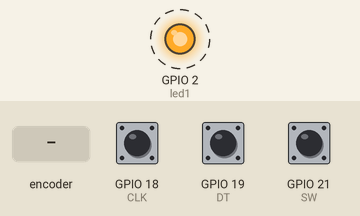
The sketch below on a simulated ESP32. Parts: output pins drawn as LEDs (lit = HIGH). Dashed ring = blinking. Inputs (shaded band) come from the test bench; at power-on: GPIO 21 (SW) HIGH, GPIO 18 (CLK) HIGH, GPIO 19 (DT) HIGH. What the sketch prints to the serial monitor is not drawn.

Above: at 2.2 s.
2.3 s: rotary encoder on GPIO 18 (CLK) / GPIO 19 (DT) turned 1 step (first pin leading)
5.3 s: GPIO 21 (SW) pulled LOW for 0.15 s
8.3 s: rotary encoder on GPIO 18 (CLK) / GPIO 19 (DT) turned 2 steps (second pin leading)
Timing chart, 0 to 17.3 s (numbered marks = the images above; inputs shaded):
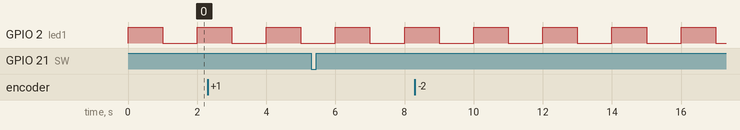

Measured:
- by itself, GPIO 2 (led1): alternates HIGH for 1.0 s and LOW for 1.0 s

The sketch:

dual_core.ino
```cpp
TaskHandle_t Task1;
TaskHandle_t Task2;

// LED pins
const int led1 = 2;

#define CLK 18  // Use GPIO 18 for CLK
#define DT 19   // Use GPIO 19 for DT
#define SW 21   // Use GPIO 21 for SW

int counter = 0;
int currentStateCLK;
int lastStateCLK;
String currentDir = "";
unsigned long lastButtonPress = 0;

void setup() {
  Serial.begin(115200);
  pinMode(led1, OUTPUT);
  pinMode(CLK, INPUT);
  pinMode(DT, INPUT);
  pinMode(SW, INPUT_PULLUP);
  lastStateCLK = digitalRead(CLK);
  pinMode(CLK, INPUT);
  pinMode(DT, INPUT);
  pinMode(SW, INPUT_PULLUP);


  //create a task that will be executed in the Task1code() function, with priority 1 and executed on core 0
  xTaskCreatePinnedToCore(
                    Task1code,   /* Task function. */
                    "Task1",     /* name of task. */
                    10000,       /* Stack size of task */
                    NULL,        /* parameter of the task */
                    1,           /* priority of the task */
                    &Task1,      /* Task handle to keep track of created task */
                    0);          /* pin task to core 0 */
  delay(500);

  //create a task that will be executed in the Task2code() function, with priority 1 and executed on core 1
  xTaskCreatePinnedToCore(
                    Task2code,   /* Task function. */
                    "Task2",     /* name of task. */
                    10000,       /* Stack size of task */
                    NULL,        /* parameter of the task */
                    1,           /* priority of the task */
                    &Task2,      /* Task handle to keep track of created task */
                    1);          /* pin task to core 1 */
    delay(500);
}

//Task1code: blinks an LED every 1000 ms
void Task1code( void * pvParameters ){
  Serial.print("Task1 running on core ");
  Serial.println(xPortGetCoreID());

  for(;;){
    digitalWrite(led1, HIGH);
    delay(1000);
    digitalWrite(led1, LOW);
    delay(1000);
  }
}

//Task2code: blinks an LED every 700 ms
void Task2code( void * pvParameters ){
  Serial.print("Task2 running on core ");
  Serial.println(xPortGetCoreID());

  for(;;)
  {
     currentStateCLK = digitalRead(CLK);

    // If last and current state of CLK are different, then pulse occurred
    // React to only 1 state change to avoid double count
    if (currentStateCLK != lastStateCLK && currentStateCLK == 1) {

        // If the DT state is different than the CLK state then
        // the encoder is rotating CCW so decrement
        if (digitalRead(DT) != currentStateCLK) {
            counter--;
            currentDir = "CCW";
        } else {
            // Encoder is rotating CW so increment
            counter++;
            currentDir = "CW";
        }

        Serial.print("Direction: ");
        Serial.print(currentDir);
        Serial.print(" | Counter: ");
        Serial.println(counter);
    }

    // Remember last CLK state
    lastStateCLK = currentStateCLK;

    // Read the button state
    int btnState = digitalRead(SW);

    // If we detect LOW signal, button is pressed
    if (btnState == LOW) {
        // If 50ms have passed since last LOW pulse, it means that the
        // button has been pressed, released and pressed again
        if (millis() - lastButtonPress > 50) {
            Serial.println("Button pressed!");
        }

        // Remember last button press event
        lastButtonPress = millis();
    }

    // Slight delay to help debounce the reading
    delay(1);

  }
}
void loop() {

}
```
